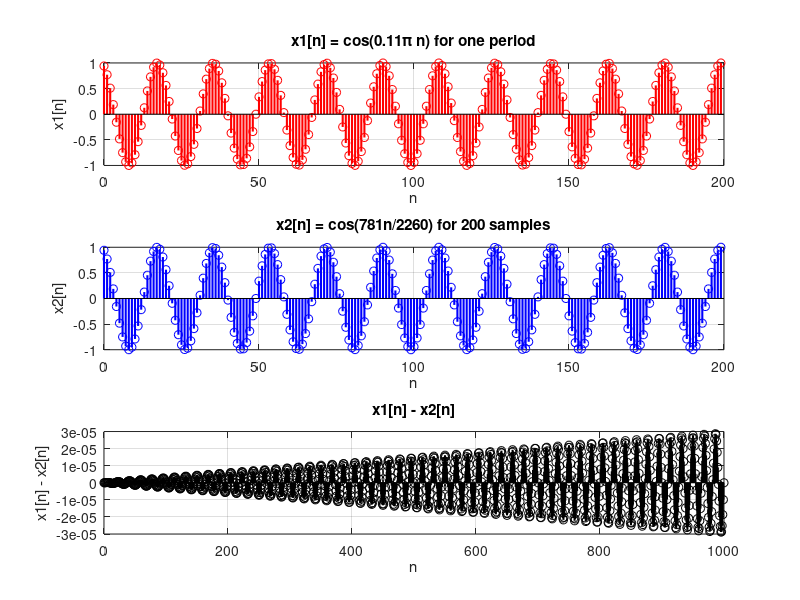

Reproduce this figure in MATLAB.
%% Exercise 01
% Parameters
n = 0:500; 
% x1[n] = cos(0.11*pi*n)
x1 = @(n) cos(0.11*pi*n);
% x2[n] = cos(781*n/2260)
x2 = @(n) cos(781*n/2260);

% Periodicity for x1
[num, den] = rat(0.11/2);  
N1 = den;

% Periodicity for x2
% 781/2261 is an irrational multiple of pi

% Plot x1[n] for one period
figure;
subplot(3, 1, 1);
stem(n(1:N1), x1(1:N1), 'r', 'LineWidth', 1.5);
title('x1[n] = cos(0.11\pi n) for one period');
xlabel('n');
ylabel('x1[n]');
grid on;

% Plot x2[n] 
subplot(3, 1, 2);
stem(n(1:N1), x2(1:N1), 'b', 'LineWidth', 1.5);
title('x2[n] = cos(781n/2260) for 200 samples');
xlabel('n');
ylabel('x2[n]');
grid on;

% Plot x1[n] - x2[n]
large_n = 0:1000;
x1_large = @(large_n) cos(0.11*pi*large_n);
x2_large = @(large_n) cos(781*large_n/2260);
resta = @(large_n) x1_large(large_n) - x2_large(large_n);

subplot(3, 1, 3);
stem(large_n, resta(large_n), 'k', 'LineWidth', 1.5);
title('x1[n] - x2[n]');
xlabel('n');
ylabel('x1[n] - x2[n]');
grid on;

% The difference shows how the two signals diverge over time.
